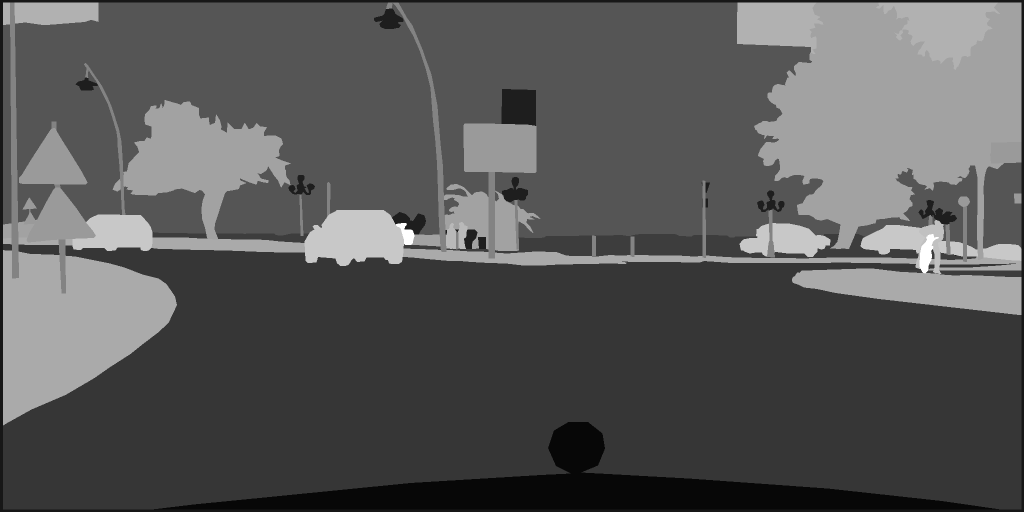
#> input picture tests/data/preprocess_demo/aachen_000000_000019_gtFine_labelIds.png, 2048 x 1024 px (shown at 1/2 size)
$ jupyter execute --allow-errors playground_cv2.ipynb   (shell and % lines are left out)
#> lines starting #> are read from the running program, lines starting #| are printed output that depends on the picture; after the words box and inside, x2 and y2 are one past the last pixel; in counts of white or black regions, pixels touching at a corner belong together
### pyEdgeEval/common/multi_label/edge_encoding.py
#!/usr/bin/env python3

"""Encoding functions for multi-label edges

- `default`: encodes into binary format
- `RGB`: encodes into binary format that is compatible with image fs
"""

import numpy as np


# [16 lines left out: function default_multilabel_encoding, not called in this run]


def rgb_multilabel_encoding(edges: np.ndarray):
    """Encode multi-label edges to RGB format

    Each channel is 8-bit, so the RGB format can encode the edges into 24-bit
    (maximum of 24 classes).

    This format is useful for training data where edges need to be transformed
    (compatible with various 3-channel augmentations).
    """

    num_classes, h, w = edges.shape

    cat_edge_b = np.zeros((h, w), dtype=np.uint8)
    cat_edge_g = np.zeros((h, w), dtype=np.uint8)
    cat_edge_r = np.zeros((h, w), dtype=np.uint8)
    cat_edge_png = np.zeros((h, w, 3), dtype=np.uint8)

    for trainId in range(num_classes):
        edge_map = edges[trainId]
        if trainId >= 0 and trainId < 8:
            cat_edge_b = cat_edge_b + (2**trainId) * edge_map
        elif trainId >= 8 and trainId < 16:
            cat_edge_g = cat_edge_g + (2 ** (trainId - 8)) * edge_map
        elif trainId >= 16 and trainId < 24:
            cat_edge_r = cat_edge_r + (2 ** (trainId - 16)) * edge_map
        else:
            raise ValueError()

    cat_edge_png[:, :, 0] = cat_edge_r
    cat_edge_png[:, :, 1] = cat_edge_g
    cat_edge_png[:, :, 2] = cat_edge_b

    return cat_edge_png

### notebooks/playground_cv2.ipynb
[cell 1]
import os
import sys

sys.path.append('..')

[cell 2]
import math

import matplotlib.pyplot as plt
import numpy as np
import pandas as pd
from PIL import Image

[cell 3]
# %matplotlib widget

[cell 4]
DATA_ROOT = '../tests/data/preprocess_demo'
print(os.path.exists(DATA_ROOT))

[cell 5]
mask_fn = 'cropped_aachen_000000_000019_labelIds.png'  # cropped
mask_fn = 'case2.png'  # cropped
mask_fn = 'aachen_000000_000019_gtFine_labelIds.png'
gt_edge_fn = 'aachen_000000_000019_gtProc_edge.png'

# mask_fn = 'bochum_000000_000313_gtFine_labelIds.png'
# gt_edge_fn = 'bochum_000000_000313_gtProc_edge.png'

mask_path = os.path.join(DATA_ROOT, mask_fn)
edge_path = os.path.join(DATA_ROOT, gt_edge_fn)
print(os.path.exists(mask_path))
print(os.path.exists(edge_path))

[cell 6]
mask_img = Image.open(mask_path)
#> mask_img is the input picture: PIL image 2048x1024 L; min 0, max 33, mean 11.3
mask = np.array(mask_img)
display(mask_img)

[cell 7]
plt.imshow(mask, interpolation='nearest')
plt.gcf().set_dpi(150)
# plt.savefig('seg.pdf')

[cell 8]
# from scipy.ndimage.morphology import distance_transform_edt
import cv2  # NOTE: use cv2 instead of scipy
from copy import deepcopy

[cell 9]
import pyEdgeEval
pyEdgeEval.__file__

[cell 10]
from pyEdgeEval.utils import mask2onehot
from pyEdgeEval.common.multi_label.dataset_attributes import CITYSCAPES_labelIds, CITYSCAPES_label2trainId

[cell 11]
h, w = mask.shape
#> h = 1024; w = 2048

#> (a cell that did not finish here is left out)

[cell 13]
testing = True
tmp_class = 7

inner = None
outer = None
dist = None

#> (the rest of this cell did not finish here and is left out)

[cell 14]
def onehot_to_multiclass_edges(
    mask: np.ndarray,
    radius: int = 2,
    num_classes: int = 34,
    ignore_classes: list = [2, 3],
    quality: int = 0,
) -> np.ndarray:
    """
    Converts a segmentation mask (K,H,W) to an edgemap (K,H,W)
    """
    if radius < 1:
        return mask

    h, w = mask.shape[1:]

    # make ignore mask
    ignore_mask = np.zeros((h, w), dtype=np.uint8)
    for i in ignore_classes:
        ignore_mask += mask[i]

    edges = np.zeros_like(mask)
    for c in range(num_classes):
        if c in ignore_classes:
            continue

        if not np.count_nonzero(mask[c]):
            # if there are no class labels in the mask
            continue

        inner = cv2.distanceTransform(((mask[c] + ignore_mask) > 0).astype(np.uint8), cv2.DIST_L2, quality)
        outer = cv2.distanceTransform(((1. - mask[c]) > 0).astype(np.uint8), cv2.DIST_L2, quality)
        dist = outer + inner

        dist[dist > radius] = 0
        dist = (dist > 0).astype(np.uint8)

        edges[c] = dist

    return edges

#> (a cell that did not finish here is left out)

#> (a cell that did not finish here is left out)

#> (a cell that did not finish here is left out)

#> (a cell that did not finish here is left out)

#> (a cell that did not finish here is left out)

[cell 20]
from pyEdgeEval.common.multi_label.edge_encoding import rgb_multilabel_encoding

#> (a cell that did not finish here is left out)

[cell 22]
edges_trainIds = np.zeros((19, h, w), dtype=np.uint8)
#> (the rest of this cell did not finish here and is left out)

[cell 23]
encoded_edges = rgb_multilabel_encoding(edges_trainIds)
#> after the loop in rgb_multilabel_encoding, `for trainId in range(num_classes):`: cat_edge_b: shape (1024, 2048); every value is 0
#> in rgb_multilabel_encoding, `cat_edge_png[:, :, 0] = cat_edge_r`: cat_edge_png: shape (1024, 2048, 3); every value is 0

[cell 24]
plt.imshow(encoded_edges, interpolation='nearest')
plt.gcf().set_dpi(150)
plt.show()

[cell 25]
bin_edges = (np.sum(edges_trainIds, axis=0) > 0).astype(np.uint8)
#> (the rest of this cell did not finish here and is left out)

[cell 26]
plt.imshow(bin_edges, interpolation='nearest')
plt.gcf().set_dpi(150)
plt.show()

#> (the rest of this cell did not finish here and is left out)

[cell 27]
edge_img = Image.open(edge_path)
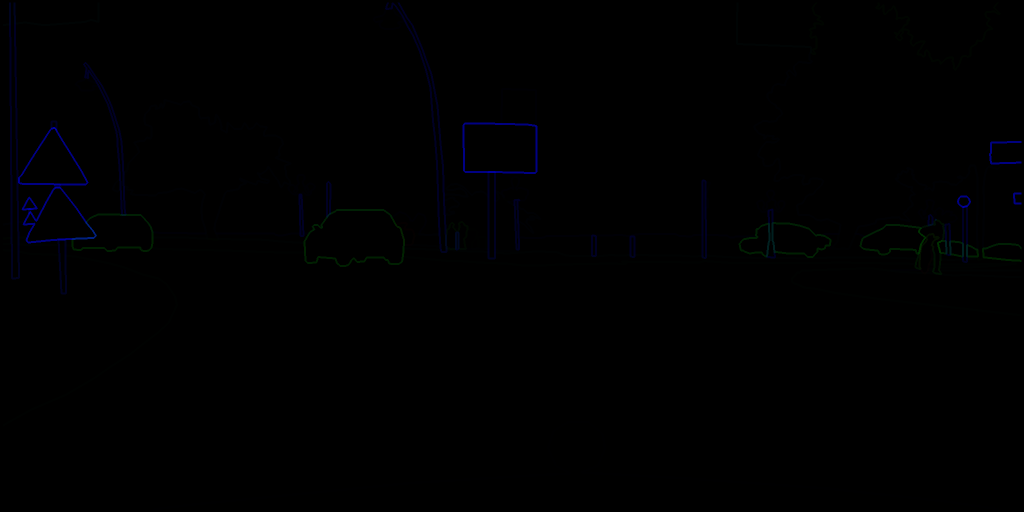
#> input picture tests/data/preprocess_demo/aachen_000000_000019_gtProc_edge.png, 2048 x 1024 px (shown at 1/2 size)
#> edge_img is the input picture: PIL image 2048x1024 RGB; mean R, G, B 0, 0.2, 0.8
print(edge_path)
# display(edge_img)

[cell 28]
# [11 lines of commented-out code are left out]
gt_edge = np.array(edge_img, dtype=np.uint8)
# check equal
print('diffs', np.count_nonzero(gt_edge != encoded_edges))
#| diffs 144790
print('is equal', np.array_equal(encoded_edges, gt_edge))
#| is equal False

print(gt_edge.shape)
#| (1024, 2048, 3)
gt_edge = np.unpackbits(
    gt_edge,
    axis=2,
)[:, :, -1:-20:-1]
print(gt_edge.shape)
#| (1024, 2048, 19)


gt_edge = np.transpose(gt_edge, (2, 0, 1))

print(gt_edge.shape)
#| (19, 1024, 2048)

[cell 29]
trainId = 0

plt.imshow(edges_trainIds[trainId], interpolation='nearest')
plt.gcf().set_dpi(150)
plt.show()

plt.imshow(gt_edge[trainId], interpolation='nearest')
plt.gcf().set_dpi(150)
plt.show()
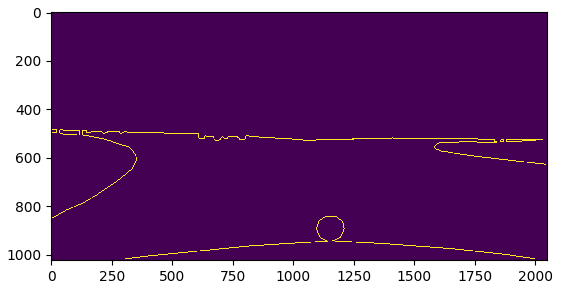
#> figure drawn by matplotlib, 1 panel

[cell 30]
print('diffs', np.count_nonzero(edges_trainIds != gt_edge))
#| diffs 173559
print('is close', np.allclose(edges_trainIds, gt_edge))
#| is close False
print('is equal', np.array_equal(edges_trainIds, gt_edge))
#| is equal False

[cell 31]
# compare binary edges

gt_bin_edges = (np.sum(gt_edge, axis=0) > 0).astype(np.uint8)
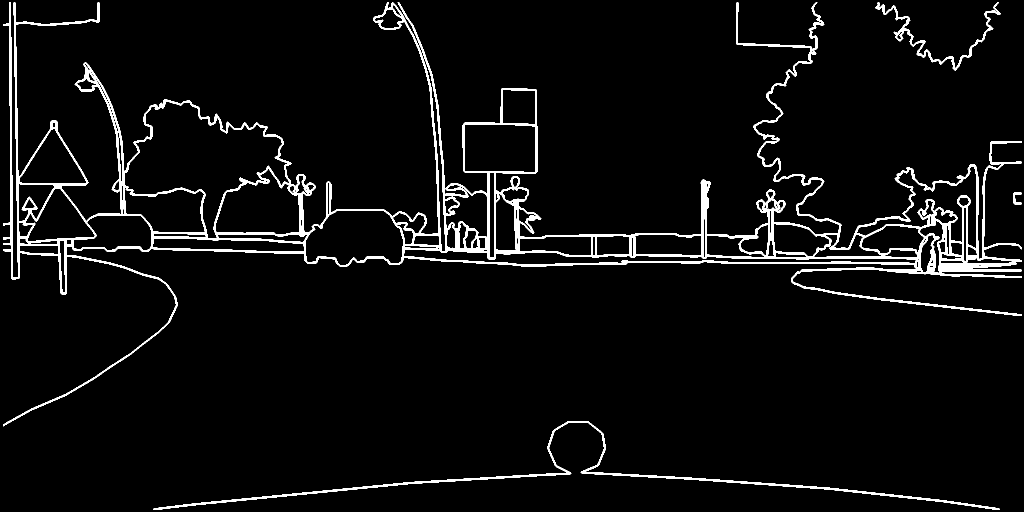
#> gt_bin_edges: shape (1024, 2048) (shown at 1/2 size); values 0 (black) and 1 (white), 4.5% white; 4 white regions, box (x1, y1, x2, y2) and area: (6, 5, 2043, 853) 82943, (306, 842, 2000, 1019) 7810, (1750, 5, 2002, 142) 2472, (2026, 385, 2043, 409) 190

print('diffs', np.count_nonzero(bin_edges != gt_bin_edges))
#| diffs 93415
print('is equal', np.array_equal(bin_edges, gt_bin_edges))
#| is equal False

[cell 32]
plt.imshow(gt_bin_edges, interpolation='nearest')
plt.gcf().set_dpi(150)

[cell 33]
yx = np.where(bin_edges != gt_bin_edges)
#> yx = 93415 positions, rows 5 to 1018, columns 6 to 2042

[cell 34]
plt.imshow(bin_edges, interpolation='nearest')
plt.scatter(yx[1], yx[0], marker='o')
plt.gcf().set_dpi(150)
plt.show()
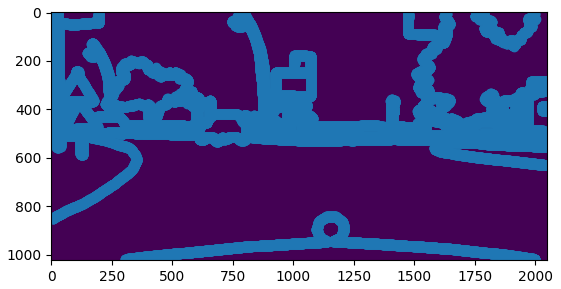
#> figure drawn by matplotlib, 1 panel
